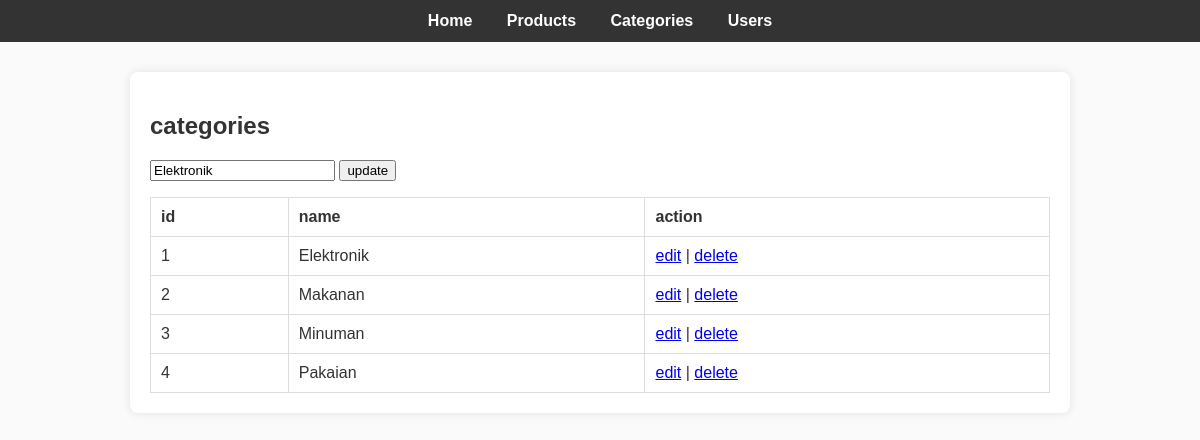
The page /catalog_app/view/categories.php?edit=1 on the database its author committed.
### tables this page shows
CREATE TABLE `category` (
  `id` int(11) NOT NULL,
  `name` varchar(100) NOT NULL
);

### catalog_app/class/Category.php (called while the page is built, shortened)
<?php
require_once __DIR__ . "/../config/db.php";
class Category {
    private $conn;
    public function __construct() {
        $database = new Database();
        $this->conn = $database->conn;
    }
    public function getAll() {
        $query = $this->conn->prepare("SELECT * FROM category");
        $query->execute();
        return $query->get_result();
    }
}

### catalog_app/config/db.php (called while the page is built, shortened)
<?php
class Database {
    private $host = "localhost";
    private $user = "root";
    private $pass = "";
    private $dbname = "catalog_db";
    public function __construct() {
        try {
            $this->conn = new mysqli($this->host, $this->user, $this->pass, $this->dbname);
        } catch (Exception $e) {
            die("koneksi gagal: " . $e->getMessage());
        }
    }
}

### catalog_app/view/categories.php (the view, shortened to what this page needs)
<?php
require_once "../class/Category.php";
$category = new Category();
$editData = null;
if (isset($_GET['edit'])) {
    $id = $_GET['edit'];
    $result = $category->getAll();
    while ($row = $result->fetch_assoc()) {
        if ($row['id'] == $id) {
            $editData = $row;
        }
    }
}
$categories = $category->getAll();
?>
<?php include "header.php"; ?>
<h2>categories</h2>
<form method="POST">
    <input type="text" name="name" placeholder="category name" required
           value="<?= $editData ? $editData['name'] : ''; ?>">
    <button type="submit" name="<?= $editData ? 'update' : 'add'; ?>">
        <?= $editData ? 'update' : 'add'; ?>
    </button>
</form>
<table border="1" cellpadding="8">
    <tr>
        <th>id</th>
        <th>name</th>
        <th>action</th>
    </tr>
    <?php while ($row = $categories->fetch_assoc()) { ?>
        <tr>
            <td><?= $row['id']; ?></td>
            <td><?= $row['name']; ?></td>
            <td>
                <a href="?edit=<?= $row['id']; ?>">edit</a> |
                <a href="?delete=<?= $row['id']; ?>" onclick="return confirm('yakin hapus?')">delete</a>
            </td>
        </tr>
    <?php } ?>
</table>

### catalog_app/style.css (style rules this page uses)
table { width: 100%; border-collapse: collapse; margin-top: 15px; }
table, th, td { border: 1px solid #ddd; }
th, td { padding: 10px; text-align: left; }

### rows shown on the page
category: name "Elektronik", id "1"
category: id "2", name "Makanan"
category: id "3", name "Minuman"
category: id "4", name "Pakaian"
